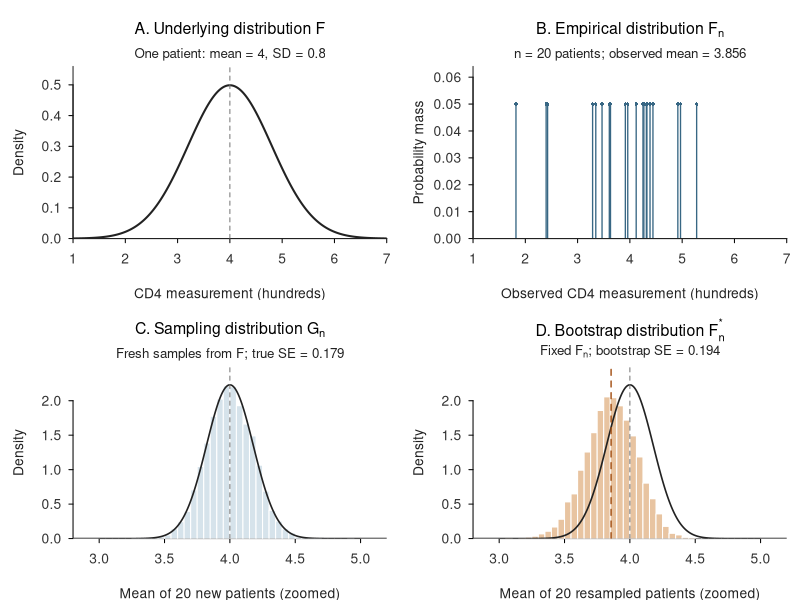
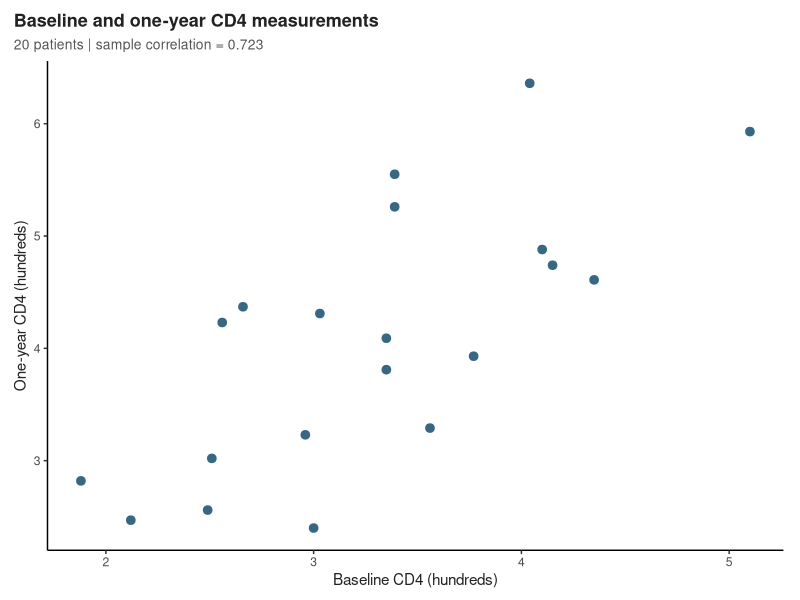
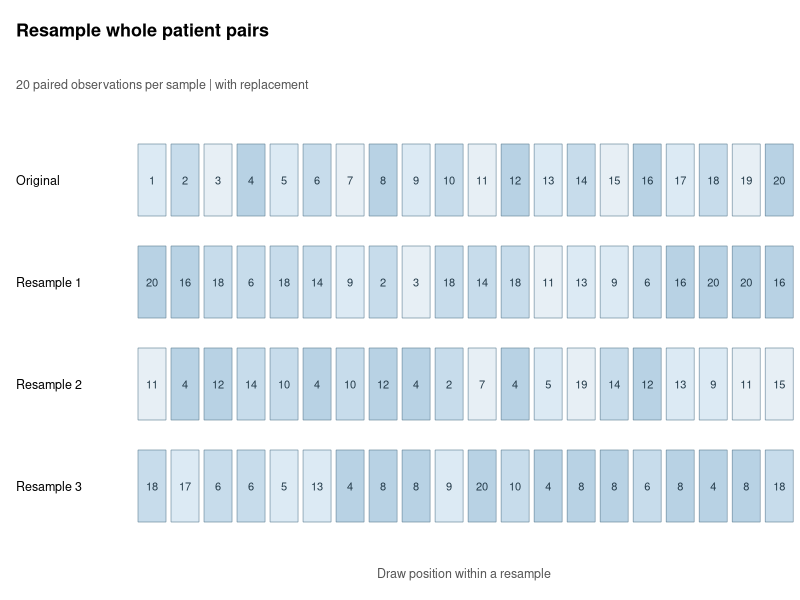
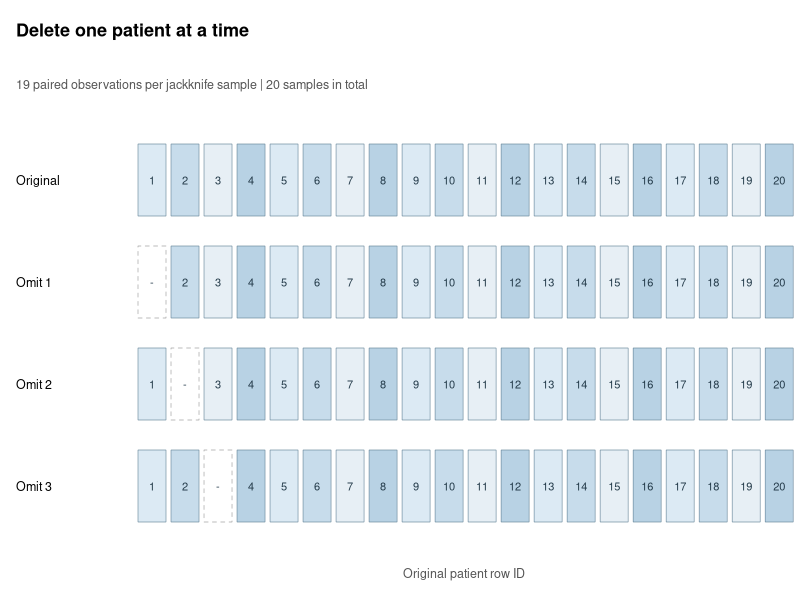
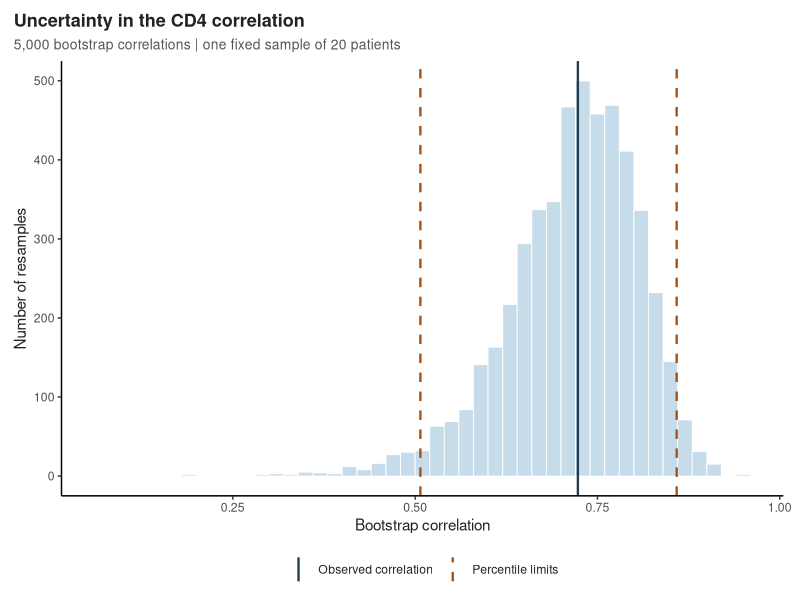

Source code (R) for these figures, in order:
## ---- chunk 1
#| label: resampling-setup
#| include: false
library(ggplot2)
knitr::opts_chunk$set(fig.width = 7, fig.height = 3.5, fig.align = "center",
  dpi = 160, collapse = TRUE, comment = "#>", message = FALSE, warning = FALSE)
rs_theme <- theme_classic(base_size = 11) + theme(
  text = element_text(colour = "#222222"),
  plot.title = element_text(face = "bold", size = 13),
  plot.subtitle = element_text(size = 10, colour = "#555555"),
  plot.title.position = "plot", plot.margin = margin(10, 12, 8, 10),
  legend.position = "bottom", legend.title = element_blank())
rs_draw_plot <- function(p) print(p)

# Numbered tiles represent patient rows, not simulated new patients.
rs_draw_samples <- function(ids, labels, title, subtitle, position_label) {
  grid::grid.newpage()
  grid::grid.rect(gp = grid::gpar(fill = "white", col = NA))
  grid::grid.text(title, .02, .95, just = "left",
    gp = grid::gpar(fontsize = 13, fontface = "bold"))
  grid::grid.text(subtitle, .02, .86, just = "left",
    gp = grid::gpar(col = "#555555", fontsize = 9))
  xs <- seq(.19, .974, length.out = nrow(ids))
  ys <- c(.70, .53, .36, .19)
  fills <- rep(c("#DCEAF4", "#C7DCEB", "#E7EFF5", "#B8D2E4"),
    length.out = max(ids, na.rm = TRUE))
  for (row in seq_len(ncol(ids))) {
    grid::grid.text(labels[row], .02, ys[row], just = "left",
      gp = grid::gpar(fontsize = 9))
    for (j in seq_len(nrow(ids))) {
      id <- ids[j, row]
      grid::grid.rect(xs[j], ys[row], .035, .12,
        gp = grid::gpar(fill = if (is.na(id)) "white" else fills[id],
          col = if (is.na(id)) "#999999" else "#67869A",
          lty = if (is.na(id)) "dashed" else "solid", lwd = .6))
      grid::grid.text(if (is.na(id)) "-" else id, xs[j], ys[row],
        gp = grid::gpar(fontsize = 8, col = "#243B4A"))
    }
  }
  grid::grid.text(position_label, .58, .045,
    gp = grid::gpar(fontsize = 9, col = "#555555"))
}
## ---- chunk 2
#| label: resampling-three-distributions-data
#| include: false
set.seed(8670)  # Independent teaching simulation.
demo_n <- 20
demo_mu <- 4
demo_sigma <- .8
demo_B <- 10000
demo_x <- rnorm(demo_n, demo_mu, demo_sigma)  # Draw this observed sample ONCE.
demo_mean <- mean(demo_x)
demo_sampling <- colMeans(matrix(
  rnorm(demo_n * demo_B, demo_mu, demo_sigma), nrow = demo_n))
demo_boot <- replicate(demo_B,
  mean(sample(demo_x, demo_n, replace = TRUE)))
demo_se <- demo_sigma / sqrt(demo_n)
demo_boot_se_exact <- sqrt(mean((demo_x - demo_mean)^2) / demo_n)
## ---- chunk 3
#| label: fig-resampling-three-distributions
#| echo: false
#| fig-width: 8
#| fig-height: 5.5
#| fig-cap: "A: population distribution $F$. B: empirical distribution $F_n$ of one fixed sample, with mass 1/20 at each observed value. C: sampling distribution $G_n$, illustrated by 10,000 fresh-sample means. D: bootstrap distribution $F_n^*$, approximated by 10,000 resample means from B. A and B share the measurement scale. C and D share a zoomed mean scale, vertical scale, and bin widths. Their common black curve is the exact sampling density N(4, 0.8^2/20); grey and orange dashed lines mark the true and observed means. Curves and histograms show densities; B shows probability masses, rather than CDF curves."
#| fig-alt: "Four conventional statistical plots. A shows a broad normal population density centred at 4. B shows twenty empirical probability masses from one observed sample. C shows a narrow histogram of fresh-sample means centred at 4, matching an exact normal density. D shows bootstrap means centred near 3.856, with the same exact sampling density overlaid for direct comparison."
local({
  old_par <- par(mfrow = c(2, 2), mar = c(3.7, 4.4, 4.0, .8),
    mgp = c(2.8, .7, 0), las = 1, cex = .83, tcl = -.25,
    family = "sans", bg = "white", col = "#222222",
    col.axis = "#333333", col.lab = "#222222")
  on.exit(par(old_par))
  x_grid <- seq(1, 7, length.out = 1501)
  x_limits <- c(1, 7)
  mean_limits <- c(2.8, 5.2)
  mean_breaks <- seq(1, 7, by = .05)
  h_pop <- hist(demo_sampling, breaks = mean_breaks, plot = FALSE)
  h_boot <- hist(demo_boot, breaks = mean_breaks, plot = FALSE)
  mean_ylim <- c(0, 1.12 * max(h_pop$density, h_boot$density,
    dnorm(x_grid, demo_mu, demo_se)))

  plot(x_grid, dnorm(x_grid, demo_mu, demo_sigma), type = "l", lwd = 2,
    xlim = x_limits, ylim = c(0, .56), xaxs = "i", yaxs = "i",
    xlab = "CD4 measurement (hundreds)", ylab = "Density",
    main = "", bty = "l")
  title(main = expression(paste("A. Underlying distribution ", F)), line = 2.2, cex.main = 1.15)
  abline(v = demo_mu, col = "#777777", lty = 2)
  mtext("One patient: mean = 4, SD = 0.8", side = 3, line = .3, cex = .8)

  plot(demo_x, rep(1 / demo_n, demo_n), type = "h", lwd = 1.3,
    col = "#386784", xlim = x_limits, ylim = c(0, .064),
    xaxs = "i", yaxs = "i", xlab = "Observed CD4 measurement (hundreds)",
    ylab = "Probability mass", main = "", bty = "l")
  title(main = expression(paste("B. Empirical distribution ", F[n])), line = 2.2, cex.main = 1.15)
  points(demo_x, rep(1 / demo_n, demo_n), pch = 16, cex = .55, col = "#386784")
  mtext(sprintf("n = 20 patients; observed mean = %.3f", demo_mean),
    side = 3, line = .3, cex = .8)

  plot(h_pop, freq = FALSE, col = "#D6E3EB", border = "white",
    xlim = mean_limits, ylim = mean_ylim, xaxs = "i", yaxs = "i",
    xlab = "Mean of 20 new patients (zoomed)", ylab = "Density",
    main = "", bty = "l")
  title(main = expression(paste("C. Sampling distribution ", G[n])), line = 2.2, cex.main = 1.15)
  lines(x_grid, dnorm(x_grid, demo_mu, demo_se), lwd = 1.6)
  abline(v = demo_mu, col = "#777777", lty = 2)
  mtext(sprintf("Fresh samples from F; true SE = %.3f", demo_se),
    side = 3, line = .3, cex = .8)

  plot(h_boot, freq = FALSE, col = "#E8C4A1", border = "white",
    xlim = mean_limits, ylim = mean_ylim, xaxs = "i", yaxs = "i",
    xlab = "Mean of 20 resampled patients (zoomed)", ylab = "Density",
    main = "", bty = "l")
  title(main = expression(paste("D. Bootstrap distribution ", F[n]^"*")), line = 2.2, cex.main = 1.15)
  lines(x_grid, dnorm(x_grid, demo_mu, demo_se), lwd = 1.6)
  abline(v = demo_mu, col = "#777777", lty = 2)
  abline(v = demo_mean, col = "#A45116", lty = 2, lwd = 1.4)
  mtext(bquote(paste("Fixed ", F[n], "; bootstrap SE = ", .(sprintf("%.3f", sd(demo_boot))))),
    side = 3, line = .3, cex = .8)
})
## ---- chunk 4
#| label: resampling-cd4-data
data(cd4, package = "boot")
n <- nrow(cd4)
theta_hat <- cor(cd4$baseline, cd4$oneyear)
head(cd4, 3)
## ---- chunk 5
#| label: fig-resampling-cd4
#| echo: false
#| fig-height: 3.1
#| fig-cap: "Each point is one patient, with baseline and one-year CD4 measurements kept as a pair. The sample correlation is about 0.723. We estimate how much this correlation would vary across new samples of patients."
#| fig-alt: "Scatterplot of one-year versus baseline CD4 measurements for 20 patients, showing a positive association and sample correlation 0.723."
rs_draw_plot(ggplot(cd4, aes(baseline, oneyear)) +
  geom_point(size = 2.6, colour = "#386784") +
  labs(x = "Baseline CD4 (hundreds)", y = "One-year CD4 (hundreds)",
    title = "Baseline and one-year CD4 measurements",
    subtitle = sprintf("20 patients | sample correlation = %.3f", theta_hat)) + rs_theme)
## ---- chunk 6
#| label: resampling-bootstrap-loop
# Seed once, then continue the random-number stream across all B resamples.
set.seed(8670)
B <- 5000
boot_theta <- numeric(B)
first_indices <- matrix(NA_integer_, nrow = n, ncol = 3)
for (b in seq_len(B)) {
  i <- sample.int(n, size = n, replace = TRUE)
  boot_theta[b] <- cor(cd4$baseline[i], cd4$oneyear[i])
  if (b <= 3) first_indices[, b] <- i
}
## ---- chunk 7
#| label: fig-resampling-rows
#| echo: false
#| fig-height: 2.8
#| fig-cap: "Numbers identify original patient rows. Each bootstrap sample contains 20 draws with replacement, so some patients repeat and others are absent. Baseline and one-year CD4 measurements always move together."
#| fig-alt: "The original twenty patient row IDs and three bootstrap resamples of twenty rows, with repeated and missing IDs."
rs_ids <- cbind(seq_len(n), first_indices)
rs_draw_samples(rs_ids, c("Original", paste("Resample", 1:3)),
  "Resample whole patient pairs",
  "20 paired observations per sample | with replacement",
  "Draw position within a resample")
## ---- chunk 8
#| label: resampling-first-three
#| echo: false
knitr::kable(data.frame(Resample = 1:3,
  `Distinct patients` = apply(first_indices, 2, function(i) length(unique(i))),
  Correlation = boot_theta[1:3], check.names = FALSE),
  digits = 3, align = "c", row.names = FALSE)
## ---- chunk 9
#| label: resampling-bootstrap-se
boot_se <- sd(boot_theta)
boot_se
## ---- chunk 10
#| label: resampling-bootstrap-bias
boot_bias <- mean(boot_theta) - theta_hat
boot_bias
## ---- chunk 11
#| label: fig-resampling-jackknife
#| echo: false
#| fig-height: 2.8
#| fig-cap: "The first three of 20 jackknife samples. A dashed empty tile marks the omitted patient; the other 19 patients each appear once. Remove the entire baseline/one-year pair and calculate a correlation from the retained rows."
#| fig-alt: "The original 20 numbered patient rows and three jackknife samples omitting patient 1, 2, and 3. The remaining patient IDs appear once each."
jack_ids <- matrix(rep(seq_len(n), 4), nrow = n)
for (i in 1:3) jack_ids[i, i + 1] <- NA_integer_
rs_draw_samples(jack_ids, c("Original", paste("Omit", 1:3)),
  "Delete one patient at a time",
  "19 paired observations per jackknife sample | 20 samples in total",
  "Original patient row ID")
## ---- chunk 12
#| label: resampling-jackknife
jack_theta <- numeric(n)
for (i in seq_len(n)) {
  jack_theta[i] <- cor(cd4$baseline[-i], cd4$oneyear[-i])
}
## ---- chunk 13
#| label: resampling-jackknife-first-three
#| echo: false
knitr::kable(data.frame(
  `Patient omitted` = 1:3, `Patients retained` = rep(n - 1, 3),
  Correlation = jack_theta[1:3],
  `Change from full sample` = jack_theta[1:3] - theta_hat,
  check.names = FALSE), digits = 4, align = "c", row.names = FALSE)
## ---- chunk 14
#| label: resampling-jackknife-accuracy
jack_mean <- mean(jack_theta)
jack_se <- sqrt((n - 1) / n * sum((jack_theta - jack_mean)^2))
jack_bias <- (n - 1) * (jack_mean - theta_hat)
jack_corrected <- theta_hat - jack_bias
## ---- chunk 15
#| label: resampling-jackknife-results
#| echo: false
knitr::kable(data.frame(
  Summary = c("Mean of delete-one estimates", "Raw SD of delete-one estimates",
    "Jackknife SE", "Estimated bias", "Bias-corrected estimate"),
  Value = c(jack_mean, sd(jack_theta), jack_se, jack_bias, jack_corrected)),
  digits = 4, align = "c", row.names = FALSE)
## ---- chunk 16
#| label: resampling-percentile-interval
percentile_ci <- quantile(boot_theta, c(.025, .975))
percentile_ci
## ---- chunk 17
#| label: fig-resampling-distribution
#| echo: false
#| fig-height: 3.3
#| fig-cap: "Distribution of 5,000 bootstrap correlations between baseline and one-year CD4 measurements. The solid line marks the observed correlation; dashed lines mark the percentile interval. These are correlations of resampled patient pairs, not individual CD4 measurements."
#| fig-alt: "Histogram of 5,000 bootstrap correlations for 20 patients. The observed correlation is 0.723; the 95 percent percentile interval is approximately 0.507 to 0.859."
rs_lines <- data.frame(Value = c(theta_hat, percentile_ci),
  Meaning = c("Observed correlation", "Percentile limits", "Percentile limits"))
rs_draw_plot(ggplot(data.frame(Correlation = boot_theta), aes(Correlation)) +
  geom_histogram(binwidth = .02, boundary = 0,
    fill = "#C7DCEB", colour = "white", linewidth = .3) +
  geom_vline(data = rs_lines, aes(xintercept = Value,
    colour = Meaning, linetype = Meaning), linewidth = .8) +
  scale_colour_manual(values = c(`Observed correlation` = "#243B4A",
    `Percentile limits` = "#A45116")) +
  scale_linetype_manual(values = c(`Observed correlation` = "solid",
    `Percentile limits` = "dashed")) +
  labs(x = "Bootstrap correlation", y = "Number of resamples",
    title = "Uncertainty in the CD4 correlation",
    subtitle = "5,000 bootstrap correlations | one fixed sample of 20 patients") + rs_theme)
## ---- chunk 18
#| label: resampling-method-comparison
#| echo: false
knitr::kable(data.frame(Method = c("Jackknife", "Bootstrap"),
  `Estimated SE` = c(jack_se, boot_se),
  `Estimated bias` = c(jack_bias, boot_bias), check.names = FALSE),
  digits = 4, align = "c", row.names = FALSE)
